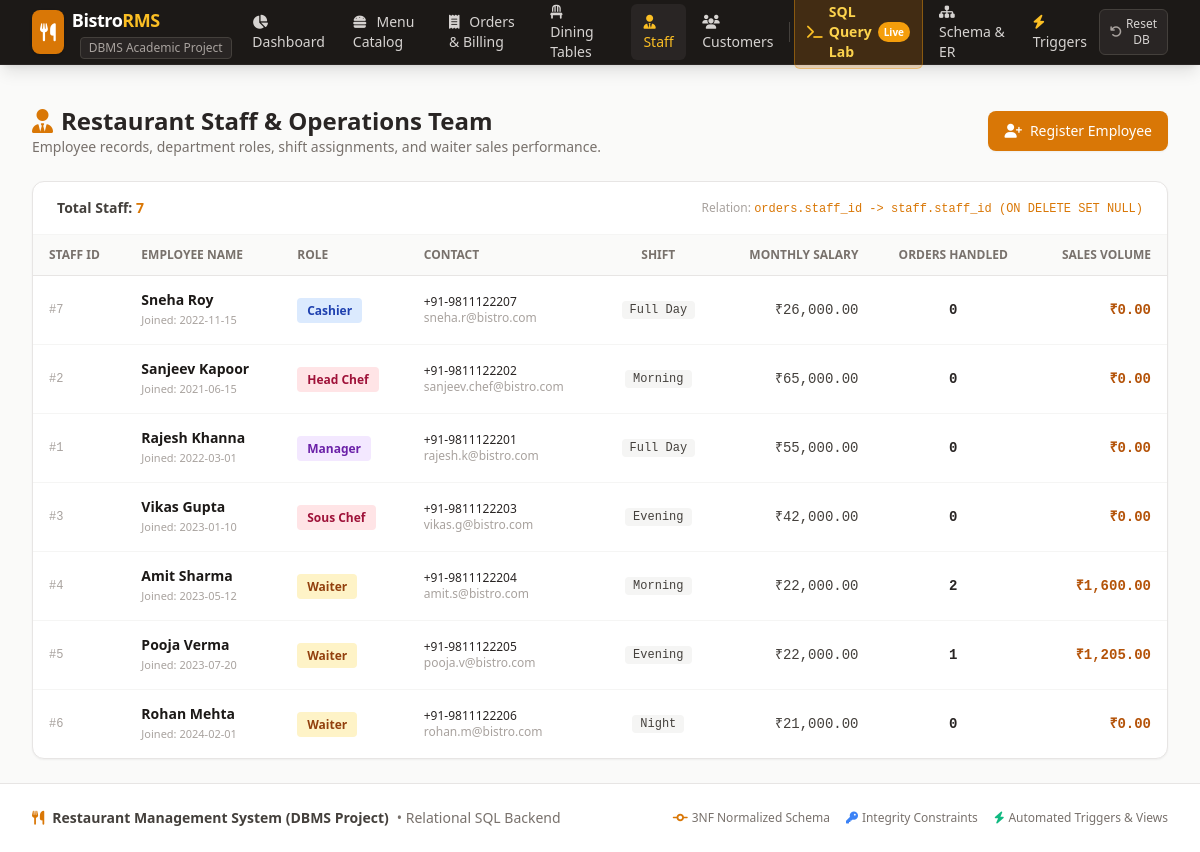
Screenshot of /staff with the database file from the repository.
### tables this page shows
CREATE TABLE staff (
    staff_id INTEGER PRIMARY KEY AUTOINCREMENT,
    first_name VARCHAR(50) NOT NULL,
    last_name VARCHAR(50) NOT NULL,
    role VARCHAR(30) CHECK(role IN ('Manager', 'Head Chef', 'Sous Chef', 'Waiter', 'Cashier', 'Bartender')) NOT NULL,
    phone VARCHAR(20) UNIQUE NOT NULL,
    email VARCHAR(100) UNIQUE NOT NULL,
    salary DECIMAL(10, 2) CHECK(salary > 0) NOT NULL,
    hire_date DATE DEFAULT (DATE('now')),
    shift VARCHAR(20) CHECK(shift IN ('Morning', 'Evening', 'Night', 'Full Day')) DEFAULT 'Evening'
);

### app.py (the view)
@app.route('/staff')
def staff():
    staff_list = database.query_all("""
        SELECT
            s.*,
            COUNT(o.order_id) AS total_orders_handled,
            COALESCE(SUM(o.total_amount), 0.0) AS total_sales
        FROM staff s
        LEFT JOIN orders o ON s.staff_id = o.staff_id AND o.order_status = 'Completed'
        GROUP BY s.staff_id
        ORDER BY s.role, s.first_name ASC;
    """)
    return render_template('staff.html', staff=staff_list)

### database.py (called while the page is built)
def get_connection():
    conn = sqlite3.connect(DB_PATH)
    conn.execute("PRAGMA foreign_keys = ON;")
    conn.row_factory = sqlite3.Row
    return conn

def query_all(query, params=()):
    conn = get_connection()
    cursor = conn.cursor()
    cursor.execute(query, params)
    rows = [dict(row) for row in cursor.fetchall()]
    conn.close()
    return rows

### templates/staff.html (shortened to what this page needs)
{% extends "base.html" %}
{% block content %}
<div class="space-y-6">
    <div class="flex flex-col sm:flex-row sm:items-center justify-between gap-4">
        <div>
            <h1 class="text-2xl font-bold text-stone-800 flex items-center space-x-2">
                <i class="fa-solid fa-user-tie text-amber-600"></i>
                <span>Restaurant Staff & Operations Team</span>
            </h1>
            <p class="text-stone-500 text-sm">Employee records, department roles, shift assignments, and waiter sales performance.</p>
        </div>
        <button onclick="openAddStaffModal()" class="px-4 py-2.5 bg-amber-600 hover:bg-amber-700 text-white rounded-lg font-medium text-sm shadow-sm transition flex items-center space-x-2 self-start sm:self-auto">
            <i class="fa-solid fa-user-plus"></i>
            <span>Register Employee</span>
        </button>
    </div>
    <div class="bg-white rounded-xl border border-stone-200 shadow-sm overflow-hidden">
        <div class="px-6 py-4 border-b border-stone-100 flex items-center justify-between">
            <span class="text-sm font-semibold text-stone-700">Total Staff: <span class="text-amber-600 font-bold">{{ staff|length }}</span></span>
            <span class="text-xs text-stone-400">Relation: <code class="text-amber-600">orders.staff_id -> staff.staff_id (ON DELETE SET NULL)</code></span>
        </div>
        <div class="overflow-x-auto">
            <table class="w-full text-left text-sm">
                <thead>
                    <tr class="bg-stone-50 text-xs font-semibold text-stone-500 uppercase border-b border-stone-200">
                        <th class="py-3 px-4">Staff ID</th>
                        <th class="py-3 px-4">Employee Name</th>
                        <th class="py-3 px-4">Role</th>
                        <th class="py-3 px-4">Contact</th>
                        <th class="py-3 px-4 text-center">Shift</th>
                        <th class="py-3 px-4 text-right">Monthly Salary</th>
                        <th class="py-3 px-4 text-center">Orders Handled</th>
                        <th class="py-3 px-4 text-right">Sales Volume</th>
                    </tr>
                </thead>
                <tbody class="divide-y divide-stone-100">
                    {% for s in staff %}
                    <tr class="hover:bg-stone-50 transition">
                        <td class="py-3.5 px-4 font-mono text-stone-400 text-xs">#{{ s.staff_id }}</td>
                        <td class="py-3.5 px-4">
                            <div class="font-semibold text-stone-900">{{ s.first_name }} {{ s.last_name }}</div>
                            <div class="text-[11px] text-stone-400">Joined: {{ s.hire_date }}</div>
                        </td>
                        <td class="py-3.5 px-4">
                            <span class="px-2.5 py-1 rounded text-xs font-semibold
                                {% if s.role == 'Manager' %}bg-purple-100 text-purple-800
                                {% elif 'Chef' in s.role %}bg-rose-100 text-rose-800
                                {% elif s.role == 'Waiter' %}bg-amber-100 text-amber-800
                                {% else %}bg-blue-100 text-blue-800{% endif %}">
                                {{ s.role }}
                            </span>
                        </td>
                        <td class="py-3.5 px-4 text-xs">
                            <div class="text-stone-800">{{ s.phone }}</div>
                            <div class="text-stone-400">{{ s.email }}</div>
                        </td>
                        <td class="py-3.5 px-4 text-center font-mono text-xs">
                            <span class="px-2 py-0.5 bg-stone-100 text-stone-700 rounded">{{ s.shift }}</span>
                        </td>
                        <td class="py-3.5 px-4 text-right font-mono font-medium text-stone-700">
                            ₹{{ "{:,.2f}".format(s.salary) }}
                        </td>
                        <td class="py-3.5 px-4 text-center font-mono font-bold text-stone-800">
                            {{ s.total_orders_handled }}
                        </td>
                        <td class="py-3.5 px-4 text-right font-mono font-bold text-amber-700">
                            ₹{{ "{:,.2f}".format(s.total_sales) }}
                        </td>
                    </tr>
                    {% endfor %}
                </tbody>
            </table>
        </div>
    </div>
</div>
{% endblock %}

### rows the page displays
staff: staff_id "7", first_name "Sneha", last_name "Roy", hire_date "2022-11-15", role "Cashier", phone "+91-9811122207", email "sneha.r@bistro.com", shift "Full Day", salary "26,000.00", total_orders_handled "0", total_sales "0.00"
staff: staff_id "2", first_name "Sanjeev", last_name "Kapoor", hire_date "2021-06-15", role "Head Chef", phone "+91-9811122202", email "sanjeev.chef@bistro.com", shift "Morning", salary "65,000.00", total_orders_handled "0", total_sales "0.00"
staff: staff_id "1", first_name "Rajesh", last_name "Khanna", hire_date "2022-03-01", role "Manager", phone "+91-9811122201", email "rajesh.k@bistro.com", shift "Full Day", salary "55,000.00", total_orders_handled "0", total_sales "0.00"
staff: staff_id "3", first_name "Vikas", last_name "Gupta", hire_date "2023-01-10", role "Sous Chef", phone "+91-9811122203", email "vikas.g@bistro.com", shift "Evening", salary "42,000.00", total_orders_handled "0", total_sales "0.00"
staff: staff_id "4", first_name "Amit", last_name "Sharma", hire_date "2023-05-12", role "Waiter", phone "+91-9811122204", email "amit.s@bistro.com", shift "Morning", salary "22,000.00", total_orders_handled "2", total_sales "1,600.00"
staff: staff_id "5", first_name "Pooja", last_name "Verma", hire_date "2023-07-20", role "Waiter", phone "+91-9811122205", email "pooja.v@bistro.com", shift "Evening", salary "22,000.00", total_orders_handled "1", total_sales "1,205.00"
staff: staff_id "6", first_name "Rohan", last_name "Mehta", hire_date "2024-02-01", role "Waiter", phone "+91-9811122206", email "rohan.m@bistro.com", shift "Night", salary "21,000.00", total_orders_handled "0", total_sales "0.00"

### other values shown
{{ staff|length }} "7"
